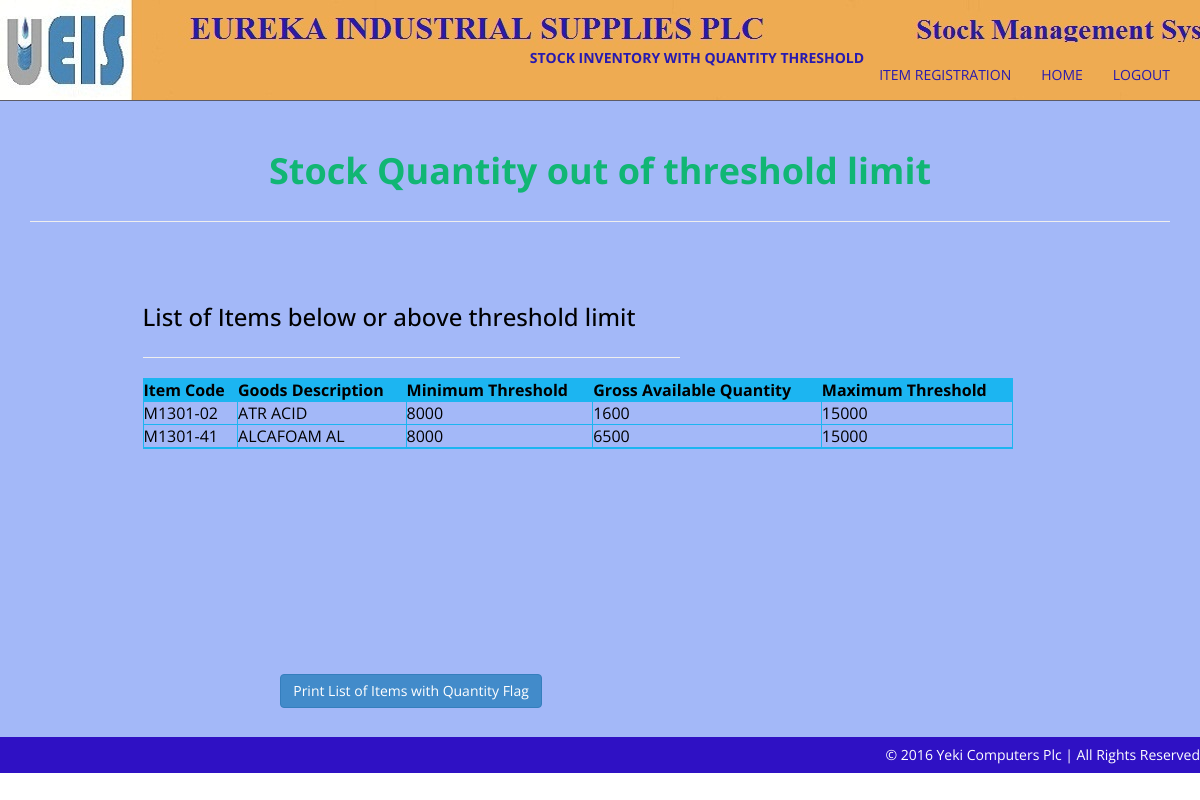
Page /Administrator/AvailableFlagItem.php on the committed database.
### tables this page shows
CREATE TABLE IF NOT EXISTS `item` (
  `ItemId` int(11) NOT NULL AUTO_INCREMENT,
  `ItemCode` varchar(15) NOT NULL,
  `GoodsDescription` varchar(50) NOT NULL,
  `DamagedQuantity` int(11) NOT NULL,
  `Remark` varchar(500) DEFAULT NULL,
  PRIMARY KEY (`ItemId`),
  UNIQUE KEY `ItemCode` (`ItemCode`)
);

CREATE TABLE IF NOT EXISTS `quantityflag` (
  `QFlagId` int(11) NOT NULL AUTO_INCREMENT,
  `ItemId` int(11) NOT NULL,
  `MinimumQuantity` int(11) NOT NULL,
  `MaximumQuantity` int(11) NOT NULL,
  PRIMARY KEY (`QFlagId`)
);

### Administrator/AvailableFlagItem.php (the view, shortened to what this page needs)
<html lang="en">
<head>
    <link href="assets/css/bootstrap.css" rel="stylesheet" />
    <link href="assets/css/font-awesome.min.css" rel="stylesheet" />
    <link href="assets/css/style.css" rel="stylesheet" />
</head>
<body>
    <div class="navbar navbar-inverse navbar-fixed-top">
        <div class="container">
            <div class="navbar-header">
                <a class="navbar-brand" href="#">&nbsp;&nbsp;&nbsp;&nbsp;&nbsp;&nbsp;&nbsp;&nbsp;&nbsp;&nbsp;&nbsp;&nbsp;&nbsp;&nbsp;&nbsp;&nbsp;&nbsp;&nbsp;&nbsp;&nbsp;
                                                 &nbsp;&nbsp;&nbsp;&nbsp;&nbsp;&nbsp;&nbsp;&nbsp;&nbsp;&nbsp;&nbsp;&nbsp;&nbsp;&nbsp;&nbsp;&nbsp;</a>
            </div>
            <div class="navbar-collapse collapse">
                <ul class="nav navbar-nav navbar-right">
		    <li><strong><a href="AvailableFlagItem.php">STOCK INVENTORY WITH QUANTITY THRESHOLD</a></strong></li>
		    <li><a href="item.php">ITEM REGISTRATION</a></li>
		    <li><a href="index.php">HOME</a></li>
                    <li><a href="logout.php">LOGOUT</a></li>
                </ul>
            </div>
        </div>
    </div>
    <div id="about-section">
        <div class="container" >
            <div class="row main-top-margin text-center" data-scrollreveal="enter top and move 100px, wait 0.3s">
                <div class="col-md-8 col-md-offset-2 ">
                   <h1>Stock Quantity out of threshold limit</h1>
                </div>
            </div>
             <hr />
            <div class="row main-low-margin" >
                <div class="col-md-10  col-md-offset-1 ">
                <div class="col-md-6  " data-scrollreveal="enter right and move 100px, wait 0.4s">
                        <h3>List of Items below or above threshold limit</h3>
                        <hr />
			<div style="overflow:scroll; width:870px;height:280px" >
        <table width="100%" border="0" cellspacing="0" cellpadding="0" align="center">
        <tr>
          <td>
          <table width="100%" border="1" bordercolor="#1CB5F1" >
<tr>
<th bgcolor="#1CB5F1" ><div align="left" ><strong>Item Code</strong></div></th>
<th bgcolor="#1CB5F1" ><div align="left" ><strong>Goods Description</strong></div></th>
<th bgcolor="#1CB5F1" ><div align="left" ><strong>Minimum Threshold</strong></div></th>
<th bgcolor="#1CB5F1" ><div align="left" ><strong>Gross Available Quantity</strong></div></th>
<th bgcolor="#1CB5F1" ><div align="left" ><strong>Maximum Threshold</strong></div></th>
</tr>
<?php
include_once("eurekastock.php");
$sql = "select * from item";
$result = mysqli_query($con,$sql) or die(mysqli_error($con));
while($row = mysqli_fetch_array($result))
{
$ShowItemCode=NULL;
$ShowItemDescription=NULL;
$ShowMinimumQuantity=NULL;
$ShowAvailableStock=NULL;
$ShowMaximumQuantity=NULL;
$ItemId=$row['ItemId'];
$ItemCode=$row['ItemCode'];
$ItemDescription=$row['GoodsDescription'];
$sql1 = "select SUM(purchase.Quantity) AS PurchaseQuantity from purchase where purchase.ItemId='".$ItemId."'";
$result1 = mysqli_query($con,$sql1) or die(mysqli_error($con));
$row = mysqli_fetch_array($result1);
$PurchaseQuantity=$row['PurchaseQuantity'];
$sql2 = "select SUM(sales.Quantity) AS SalesQuantity from sales where sales.ItemId='".$ItemId."'";
$result2 = mysqli_query($con,$sql2) or die(mysqli_error($con));
$row = mysqli_fetch_array($result2);
$SalesQuantity=$row['SalesQuantity'];
$AvailableStock=$PurchaseQuantity-$SalesQuantity;
$sql3 = "select * from quantityflag where quantityflag.ItemId='".$ItemId."'";
$result3 = mysqli_query($con,$sql3) or die(mysqli_error($con));
$row = mysqli_fetch_array($result3);
$MinimumQuantity=$row['MinimumQuantity'];
$MaximumQuantity=$row['MaximumQuantity'];
if ($AvailableStock < $MinimumQuantity || $AvailableStock > $MaximumQuantity)
{
$ShowItemCode=$ItemCode;
$ShowItemDescription=$ItemDescription;
$ShowMinimumQuantity=$MinimumQuantity;
$ShowAvailableStock=$AvailableStock;
$ShowMaximumQuantity=$MaximumQuantity;
}
?>
<tr>
<td><div align="left"><?php echo $ShowItemCode;?></div></td>
<td><div align="left"><?php echo $ShowItemDescription;?></div></td>
<td><div align="left"><?php echo $ShowMinimumQuantity;?></div></td>
<td><div align="left"><?php echo $ShowAvailableStock;?></div></td>
<td><div align="left"><?php echo $ShowMaximumQuantity;?></div></td>
</tr>
<?php
}
?>
</table>
          </td>
        </tr>
      </table>
  </div>
<br>
                       <form id="form" name="form1" method="post" action="PrintInventoryFlag.php">
                            <div class="row">
                                <div class="col-md-12 ">
                                    <div class="form-group">
                                        <center><button type="submit" class="btn btn-primary" name="button" id="button">Print List of Items with Quantity Flag</button>
                                    </div>
                                </div>
                            </div>
                       </form>
                   </div>
                </div>
            </div>
       </div>
    <div id="footer">
        <div class="container">
            <div class="row ">
                &copy; 2016 Yeki Computers Plc | All Rights Reserved
            </div>
        </div>
    </div>
</body>
</html>

### Administrator/assets/css/style.css (style rules this page uses)
body { font-family:'Open Sans', sans-serif; font-weight: 400; font-size: 14px; color: #000; margin-top: 40px; line-height:16px; }
h1, h2, h3, h4, h5, h6 { font-family:'Open Sans', sans-serif; font-weight: 500; line-height:40px; }
h1 { color:#11B674; font-weight: 700; }
.text-center { text-align: center; }
.main-top-margin { margin-top: 75px; }
.main-low-margin { margin-top: 55px; }
a,a:hover { text-decoration:none; }
#about-section { background-color: #A3B8F8; }
.navbar { font-size: 14px; }
.navbar-inverse { background: #F0AC51 url("../img/navbar.jpg") 0 0 no-repeat; border-color: #5D5B66; }
.navbar-inverse .navbar-brand { color: #281aaf; font-weight: bolder; font-size: 25px; font-weight:900; letter-spacing: 2px; }
.navbar-inverse .navbar-nav > li > a { color: #281aaf; }
#footer { background-color: #2F11C4; color: #fff; text-align: right; padding: 10px 30px 10px 30px; }

### rows in the picture
item: ItemCode "M1301-02", GoodsDescription "ATR ACID", quantityflag.MinimumQuantity "8000", ShowAvailableStock "1600", quantityflag.MaximumQuantity "15000"
item: ItemCode "M1301-41", GoodsDescription "ALCAFOAM AL", quantityflag.MinimumQuantity "8000", ShowAvailableStock "6500", quantityflag.MaximumQuantity "15000"
